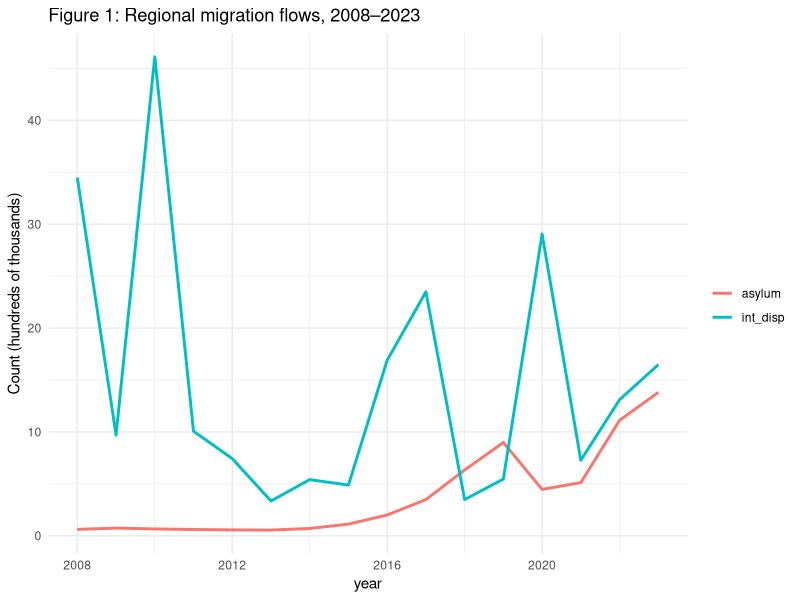

Write R code to recreate this figure.
## ---- chunk 1


## ---- chunk 2
library(readr)
library(dplyr)
library(knitr)

# read the file
countries <- read_csv("data/intermediate/countries.csv", show_col_types = FALSE)

# identify the ISO column and one name column automatically
iso_col  <- intersect(names(countries), c("iso3", "iso"))[1]
name_col <- setdiff(names(countries), iso_col)[1]   # first non-ISO column

kable(
  countries %>% arrange(.data[[name_col]]) %>% select(all_of(c(iso_col, name_col))),
  col.names = c("ISO-3", "Country"),
  caption   = "Appendix A: LAC countries included in the panel (2008–2023)"
)


## ---- chunk 3
library(tibble); library(knitr)
data_sources <- tribble(
  ~Dataset,                   ~"Temporal Coverage", ~"Key Variables (this study)",                                           ~"Original Freq.",
  "EM-DAT – CRED",            "2008–2023",          "Events, deaths, affected (drought / flood / hurricane)",               "Event → Year",
  "IDMC",                     "2008–2023",          "New internal displacements (hazard-specific)",                         "Event → Year",
  "UNHCR Asylum",             "2008–2023",          "Asylum applications by country of origin",                             "Annual",
  "World Bank WDI",           "2008–2023",          "GDP pc, agriculture VA %, unemployment %, remittances % GDP, population, Gini", "Annual",
  "UN DESA (placeholder)",    "2020 snapshot",      "Migrant stock in U.S. / Spain (diaspora proxy – pending parse)",       "5-year"
)
kable(data_sources, caption = "Table 1: Primary data sources and variables used")

## ---- chunk 4
library(readr); library(dplyr); library(tidyr); library(knitr); library(ggplot2)

panel <- read_csv("data/processed/panel_merged_wide.csv", show_col_types = FALSE)

# variables to display
vars <- panel %>%
  select(
    asylum_apps, total_int_disp,
    events_drought, events_flood, events_hurricane,
    gdp_pc_const, agri_va_pct, unemp_rate, remit_gdp_pct
  )

# build tidy summary
sumtab <- vars %>%
  summarise(across(everything(),
                   list(Mean = ~mean(. ,na.rm=TRUE),
                        SD   = ~sd(. ,na.rm=TRUE),
                        Min  = ~min(., na.rm=TRUE),
                        Max  = ~max(., na.rm=TRUE)),
                   .names = "{.col}_{.fn}")) %>%
  pivot_longer(everything(),
               names_to = c("Variable", ".value"),
               names_sep = "_")

kable(sumtab, digits = 2,
      caption = "Table 2: Summary statistics (2008–2023, N = 512)")

# regional flow trends plot
panel_long <- panel %>%
  group_by(year) %>%
  summarise(asylum = sum(asylum_apps, na.rm=TRUE),
            int_disp = sum(total_int_disp, na.rm=TRUE),
            .groups="drop") %>%
  pivot_longer(-year, names_to = "type", values_to = "count")

ggplot(panel_long, aes(year, count/1e5, colour = type)) +
  geom_line(size = 1) +
  labs(y = "Count (hundreds of thousands)",
       colour = "", title = "Figure 1: Regional migration flows, 2008–2023") +
  theme_minimal()

